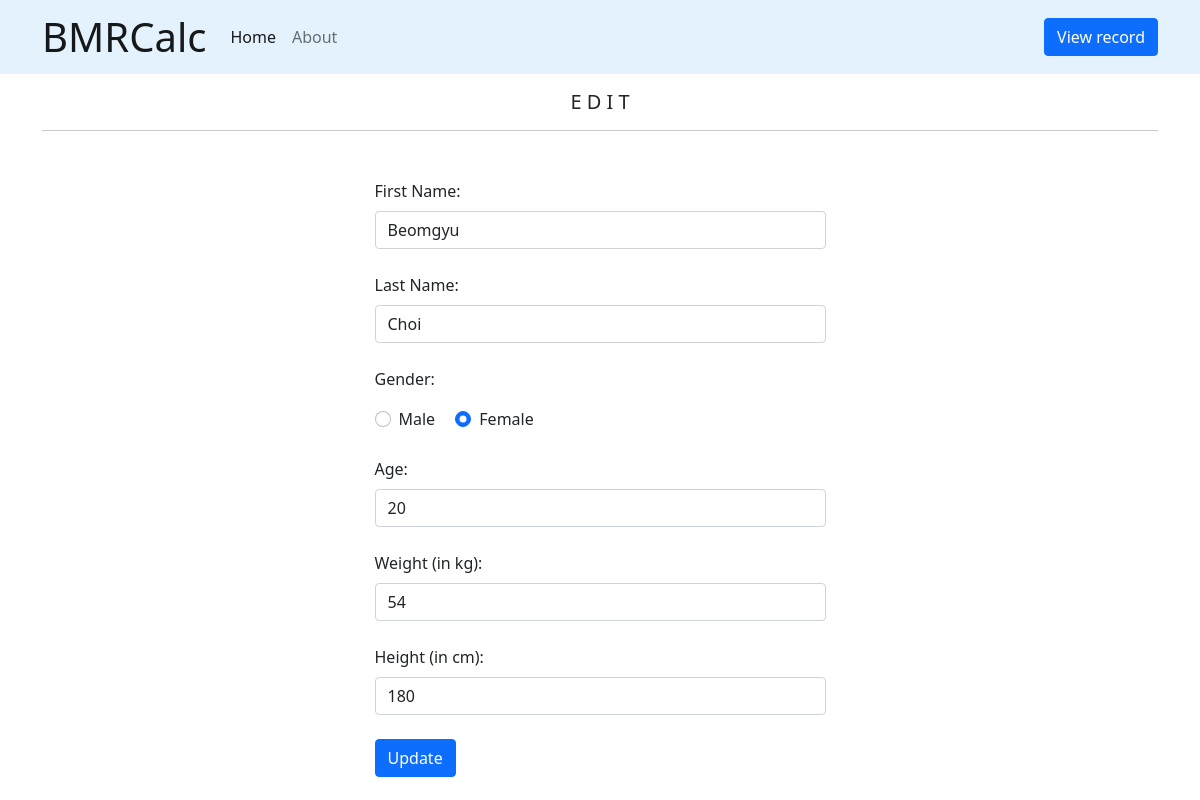
The app's page /update.php?id=2 with its own data.
### tables this page shows
CREATE TABLE `bmr_tb` (
  `id` int(200) NOT NULL,
  `first_name` varchar(50) NOT NULL,
  `last_name` varchar(50) NOT NULL,
  `gender` varchar(10) NOT NULL,
  `age` int(11) NOT NULL,
  `weight` float NOT NULL,
  `height` float NOT NULL,
  `bmr` float NOT NULL,
  `recorded_on` timestamp NOT NULL DEFAULT current_timestamp()
);

### update.php (the view, shortened to what this page needs)
<?php
	include("connect.php");
	$id = $_GET['id'];
	$result = mysqli_query($db_connect, "SELECT * FROM bmr_tb WHERE (id = '$id')");
	while ($edit = mysqli_fetch_array($result)) {
		$first_name = $edit['first_name'];
		$last_name = $edit['last_name'];
		$gender = $edit['gender'];
		$age = $edit['age'];
		$weight = $edit['weight'];
		$height = $edit['height'];
	}
?>
<!DOCTYPE html>
<html>
<head>
	<link href="https://cdn.jsdelivr.net/npm/bootstrap@5.0.2/dist/css/bootstrap.min.css" rel="stylesheet">
	<link rel="stylesheet" href="bmr.css">
</head>
<body>
	<nav class="navbar navbar-expand-lg navbar-light">
	  <div class="container">
	    <a class="navbar-brand" href="index.php"><span class="display-6"><strong>BMR</strong>Calc</span></a>
	    <div class="collapse navbar-collapse" id="navbarText">
	      <ul class="navbar-nav me-auto mb-2 mb-lg-0">
	        <li class="nav-item">
	          <a class="nav-link active" aria-current="page" href="index.php">Home</a>
	        </li>
	        <li class="nav-item">
	          <a class="nav-link" href="about.php">About</a>
	        </li>
	      </ul>
	      <a class="btn btn-primary" href="records.php" role="button">View record</a>
	    </div>
	  </div>
	</nav>
	<div class="container">
		<h5 class="justify-content-center text-center mt-3">E D I T</h5>
		<hr/>
		<form action = "update.php" method="POST" autocomplete="off">
			<div class="row justify-content-center mt-5">
				<div class="col-5 mb-4">
					<label for="first_name" class="form-label">First Name:</label>
					<input type="text" class="form-control" id="first_name" name="first_name" value="<?php echo $first_name ?>">
				</div>
			</div>
			<div class="row justify-content-center">
				<div class="col-5 mb-4">
					<label for="last_name" class="form-label">Last Name:</label>
					<input type="text" class="form-control" id="last_name" name="last_name" value="<?php echo $last_name ?>">
				</div>
			</div>
			<div class="row justify-content-center">
				<div class="col-5 mb-4">
					<p>Gender:</p>
					<div class="form-check form-check-inline">
						<input class="form-check-input" type="radio" name="gender" id="male" value="male" <?php if($gender == "male"){echo "checked";} ?>>
						<label class="form-check-label" for="male">Male</label>
					</div>
					<div class="form-check form-check-inline">
						<input class="form-check-input" type="radio" name="gender" id="female" value="female" <?php if($gender == "female"){echo "checked";} ?>>
						<label class="form-check-label" for="female">Female</label>
					</div>
				</div>
			</div>
			<div class="row justify-content-center">
				<div class="col-5 mb-4">
					<label for="age" class="form-label">Age:</label>
					<input type="number" class="form-control" id="age" name="age" value="<?php echo $age ?>">
				</div>
			</div>
			<div class="row justify-content-center">
				<div class="col-5 mb-4">
					<label for="weight" class="form-label">Weight (in kg):</label>
					<input type="number" class="form-control" id="weight" name="weight" value="<?php echo $weight ?>">
				</div>
			</div>
			<div class="row justify-content-center">
				<div class="col-5 mb-4">
					<label for="height" class="form-label">Height (in cm):</label>
					<input type="number" class="form-control" id="height" name="height" value="<?php echo $height ?>">
				</div>
			</div>
			<div class="row justify-content-center">
				<div class="col-5 mb-4">
					<button class="btn btn-primary" type="submit" value="submit" name="submit">Update</button>
				</div>
			</div>
		</form>
	</div>
</body>
</html>

### bmr.css (style rules this page uses)
.navbar { background-color: #e3f2fd; }

### records on screen
bmr_tb: first_name "Beomgyu", last_name "Choi", gender "☐ Male", gender "☑ Female", age "20", weight "54", height "180"
